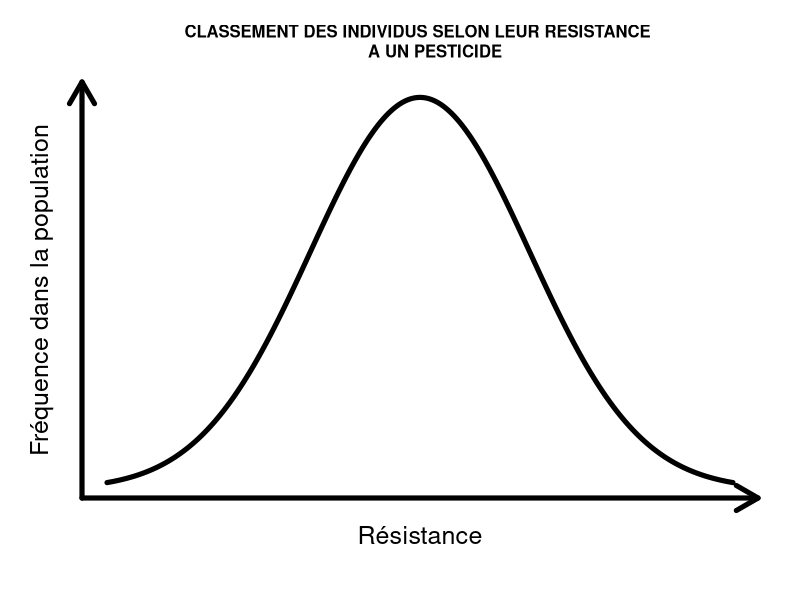
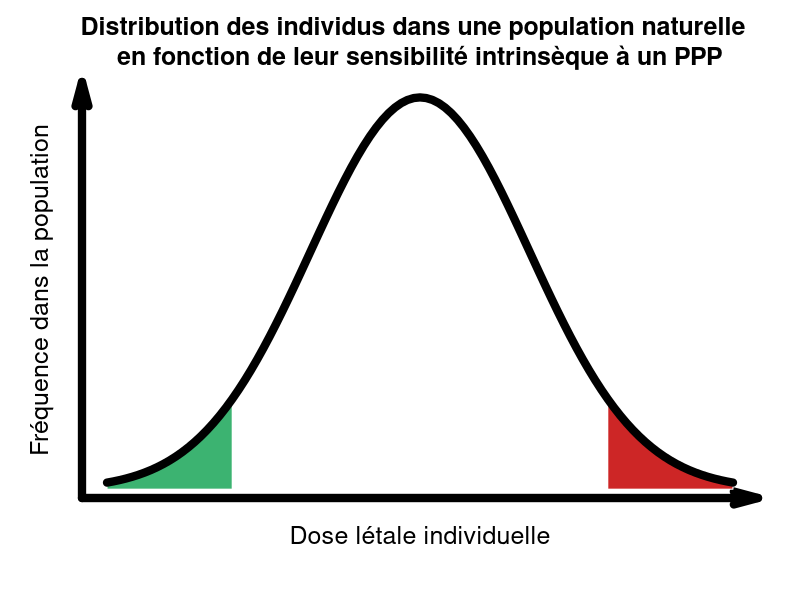
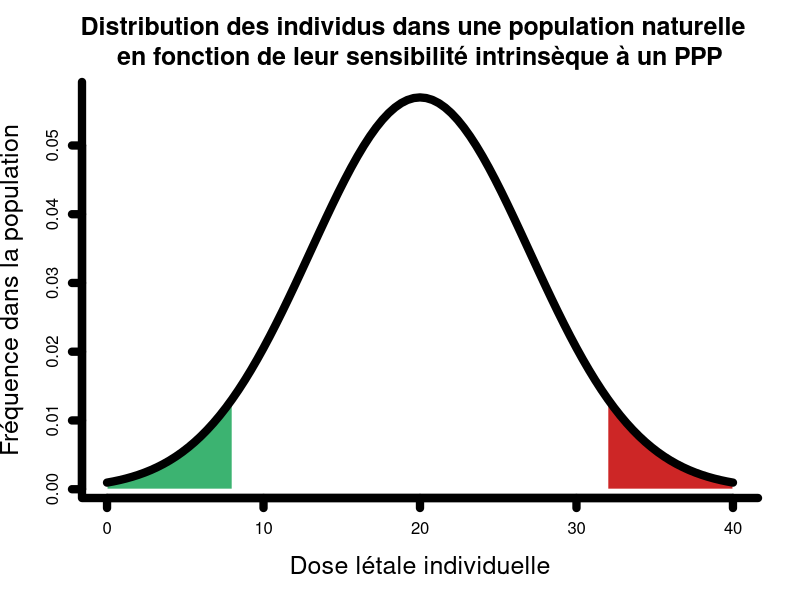
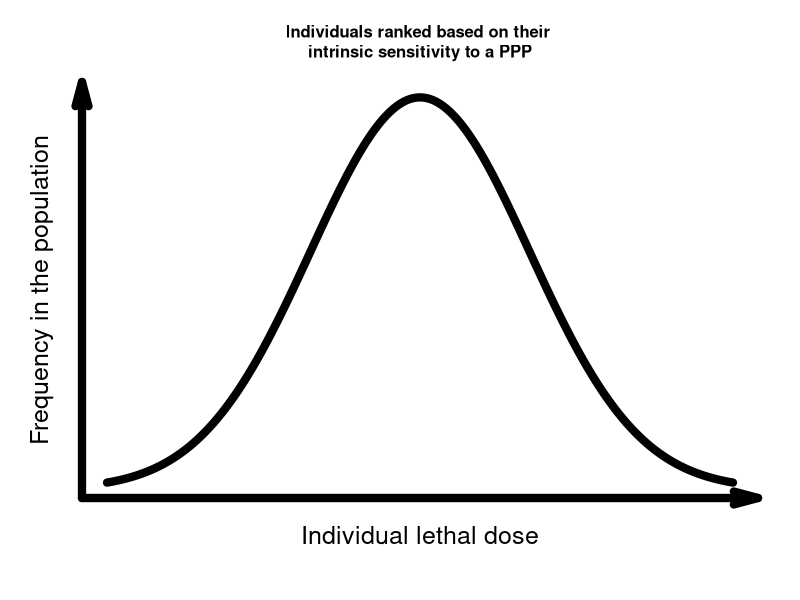
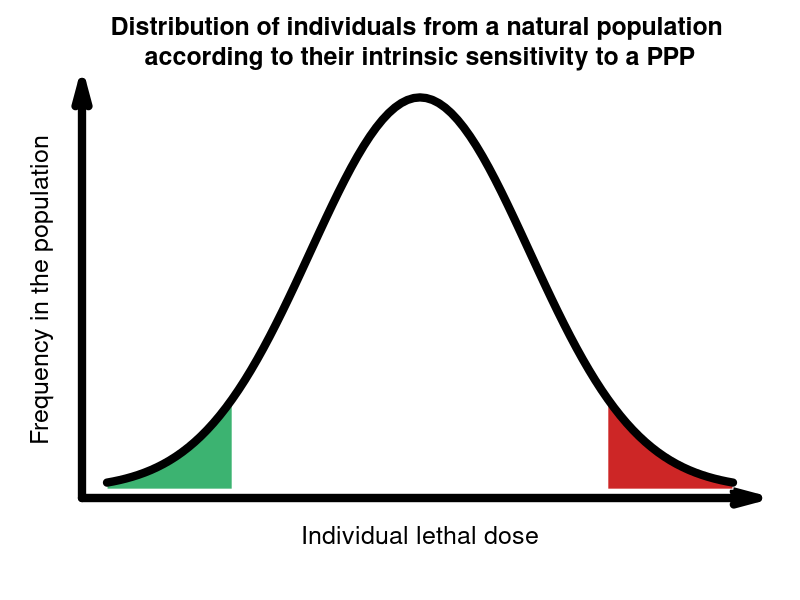
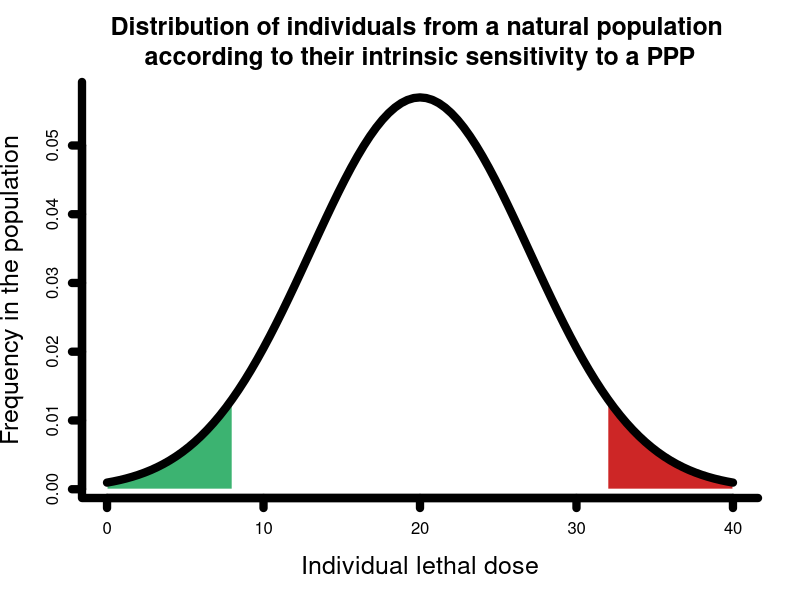

These figures' R source, in order:
##############################################################################/
##############################################################################/
#Script for the figure of the resistance distribution and evolution
##############################################################################/
##############################################################################/


##############################################################################/
#French versions of the figures####
##############################################################################/


#first a simple plot of the distribution with no tick and arrows at the 
#end of axis
curve(dnorm(x, mean=20, sd=7),from=0,to=40,lwd=5,xlab="",ylab="",n=10000,
      cex.lab=1.5,bty="l",main="CLASSEMENT DES INDIVIDUS SELON LEUR RESISTANCE 
      A UN PESTICIDE",
      cex.main=1,cex.axis=1,axes=FALSE)
u <- par("usr") 
arrows(u[1],u[3],u[2],u[3],code=2,xpd=TRUE,lwd=5)
mtext(side=1,text="Résistance",cex=1.5,line=1.5)
arrows(u[1],u[3],u[1],u[4],code=2,xpd=TRUE,lwd=5)
mtext(side=2,text="Fréquence dans la population",cex=1.5,line=1.5)
#export png 870 x 550

#the distribution of the quantitative resistance in a natural population
#with no tick and arrows at the end of axis
curve(dnorm(x, mean=20, sd=7),from=0,to=40,lwd=5,xlab="",ylab="",n=10000,
      main="Distribution des individus dans une population naturelle  
en fonction de leur sensibilité intrinsèque à un PPP",cex.main=1.5,
      cex.axis=1,cex.lab=1.5,bty="l",axes=FALSE)
u <- par("usr") 
arrows(u[1],u[3],u[2],u[3],code=2,xpd=TRUE,lwd=8,angle=15)
mtext(side=1,text="Dose létale individuelle",cex=1.5,line=1.5)
arrows(u[1],u[3],u[1],u[4],code=2,xpd=TRUE,lwd=8,angle=15)
mtext(side=2,text="Fréquence dans la population",cex=1.5,line=1.5)
# #adding the mean of the distribution
# segments(20,0,20,dnorm(0,sd=7),col='blue',lwd=4)
#display the more resistant percentile of the distribution
M<-20
EcarT<-7
xmin<-32
xmax<-40
X<-seq(xmin, xmax, length=1000)
Y<-dnorm(X, mean=M, sd=EcarT)
XX<-c(xmin,X,xmax,xmax,xmin)
YY<-c(0,Y,dnorm(xmax, mean=M,sd=EcarT),0,0)
polygon(XX,YY, border = 0,col="firebrick3")
#display the more sensitive percentile of the distribution
xmin<-0
xmax<-8
X<-seq(xmin, xmax, length=1000)
Y<-dnorm(X, mean=M, sd=EcarT)
XX<-c(xmin,X,xmax,xmax,xmin)
YY<-c(0,Y,dnorm(xmax, mean=M,sd=EcarT),0,0)
polygon(XX,YY, border = 0,col="mediumseagreen")
#finally we draw again the curve so the figure look clean
curve(dnorm(x, mean=20, sd=7),from=0,to=40,lwd=8,add=TRUE)
#export png 870 x 550

#another version of the distribution of the quantitative resistance in 
#a natural population, with tick on axis and gradation
curve(dnorm(x, mean=20, sd=7),from=0,to=40,lwd=5,
      xlab="Dose létale individuelle",
      ylab="Fréquence dans la population",n=10000,
      main="Distribution des individus dans une population naturelle  
en fonction de leur sensibilité intrinsèque à un PPP",cex.main=1.5,
      cex.axis=1,cex.lab=1.5,bty="l",axes=FALSE)
axis(1,lwd=8)
axis(2,lwd=8)
box(bty="l",lwd=8)
# #adding the mean of the distribution
# segments(20,0,20,dnorm(0,sd=7),col='blue',lwd=4)
#display the more resistant percentile of the distribution
M<-20
EcarT<-7
xmin<-32
xmax<-40
X<-seq(xmin, xmax, length=1000)
Y<-dnorm(X, mean=M, sd=EcarT)
XX<-c(xmin,X,xmax,xmax,xmin)
YY<-c(0,Y,dnorm(xmax, mean=M,sd=EcarT),0,0)
polygon(XX,YY, border = 0,col="firebrick3")
#display the more sensitive percentile of the distribution
xmin<-0
xmax<-8
X<-seq(xmin, xmax, length=1000)
Y<-dnorm(X, mean=M, sd=EcarT)
XX<-c(xmin,X,xmax,xmax,xmin)
YY<-c(0,Y,dnorm(xmax, mean=M,sd=EcarT),0,0)
polygon(XX,YY, border = 0,col="mediumseagreen")
#finally we draw again the curve so the figure look clean
curve(dnorm(x, mean=20, sd=7),from=0,to=40,lwd=8,add=TRUE)


##############################################################################/
#English versions of the figures####
##############################################################################/


#first a simple plot of the distribution with no tick and arrows at the 
#end of axis
curve(dnorm(x, mean=20, sd=7),from=0,to=40,lwd=8,xlab="",ylab="",n=10000,
      cex.lab=1.5,bty="l",main="Individuals ranked based on their 
intrinsic sensitivity to a PPP",
      cex.main=1,cex.axis=1,axes=FALSE)
u <- par("usr") 
arrows(u[1],u[3],u[2],u[3],code=2,xpd=TRUE,lwd=8,angle=15)
mtext(side=1,text="Individual lethal dose",cex=1.5,line=1.5)
arrows(u[1],u[3],u[1],u[4],code=2,xpd=TRUE,lwd=8,angle=15)
mtext(side=2,text="Frequency in the population",cex=1.5,line=1.5)
#export png 870 x 550

#the distribution of the quantitative resistance in a natural population
#with no tick and arrows at the end of axis
curve(dnorm(x, mean=20, sd=7),from=0,to=40,lwd=5,xlab="",ylab="",n=10000,
      main="Distribution of individuals from a natural population 
according to their intrinsic sensitivity to a PPP",cex.main=1.5,
      cex.axis=1,cex.lab=1.5,bty="l",axes=FALSE)
u <- par("usr") 
arrows(u[1],u[3],u[2],u[3],code=2,xpd=TRUE,lwd=8,angle=15)
mtext(side=1,text="Individual lethal dose",cex=1.5,line=1.5)
arrows(u[1],u[3],u[1],u[4],code=2,xpd=TRUE,lwd=8,angle=15)
mtext(side=2,text="Frequency in the population",cex=1.5,line=1.5)
# #adding the mean of the distribution
# segments(20,0,20,dnorm(0,sd=7),col='blue',lwd=4)
#display the more resistant percentile of the distribution
M<-20
EcarT<-7
xmin<-32
xmax<-40
X<-seq(xmin, xmax, length=1000)
Y<-dnorm(X, mean=M, sd=EcarT)
XX<-c(xmin,X,xmax,xmax,xmin)
YY<-c(0,Y,dnorm(xmax, mean=M,sd=EcarT),0,0)
polygon(XX,YY, border = 0,col="firebrick3")
#display the more sensitive percentile of the distribution
xmin<-0
xmax<-8
X<-seq(xmin, xmax, length=1000)
Y<-dnorm(X, mean=M, sd=EcarT)
XX<-c(xmin,X,xmax,xmax,xmin)
YY<-c(0,Y,dnorm(xmax, mean=M,sd=EcarT),0,0)
polygon(XX,YY, border = 0,col="mediumseagreen")
#finally we draw again the curve so the figure look clean
curve(dnorm(x, mean=20, sd=7),from=0,to=40,lwd=8,add=TRUE)
#export png 870 x 550

#another version of the distribution of the quantitative resistance in 
#a natural population, with tick on axis and gradation
curve(dnorm(x, mean=20, sd=7),from=0,to=40,lwd=5,
      xlab="Individual lethal dose",
      ylab="Frequency in the population",n=10000,
      main="Distribution of individuals from a natural population 
according to their intrinsic sensitivity to a PPP",cex.main=1.5,
      cex.axis=1,cex.lab=1.5,bty="l",axes=FALSE)
axis(1,lwd=8)
axis(2,lwd=8)
box(bty="l",lwd=8)
# #adding the mean of the distribution
# segments(20,0,20,dnorm(0,sd=7),col='blue',lwd=4)
#display the more resistant percentile of the distribution
M<-20
EcarT<-7
xmin<-32
xmax<-40
X<-seq(xmin, xmax, length=1000)
Y<-dnorm(X, mean=M, sd=EcarT)
XX<-c(xmin,X,xmax,xmax,xmin)
YY<-c(0,Y,dnorm(xmax, mean=M,sd=EcarT),0,0)
polygon(XX,YY, border = 0,col="firebrick3")
#display the more sensitive percentile of the distribution
xmin<-0
xmax<-8
X<-seq(xmin, xmax, length=1000)
Y<-dnorm(X, mean=M, sd=EcarT)
XX<-c(xmin,X,xmax,xmax,xmin)
YY<-c(0,Y,dnorm(xmax, mean=M,sd=EcarT),0,0)
polygon(XX,YY, border = 0,col="mediumseagreen")
#finally we draw again the curve so the figure look clean
curve(dnorm(x, mean=20, sd=7),from=0,to=40,lwd=8,add=TRUE)


##############################################################################/
#END
##############################################################################/